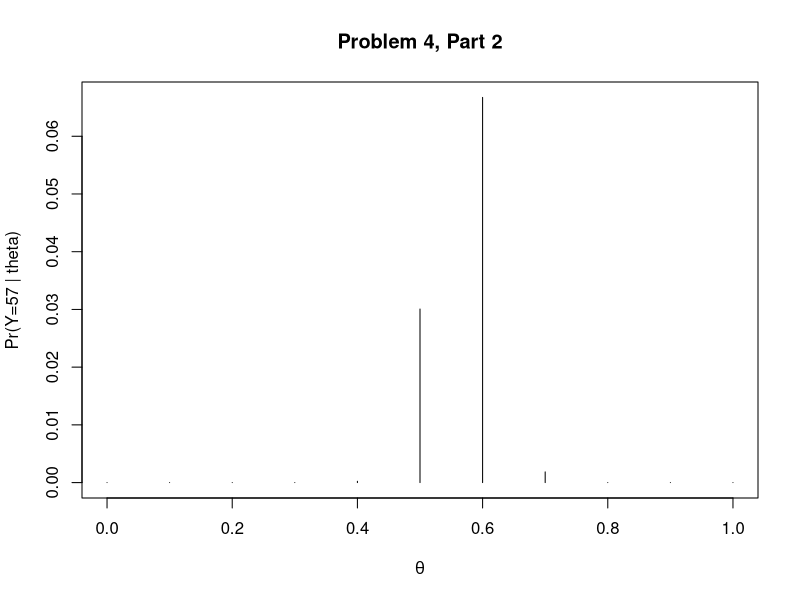
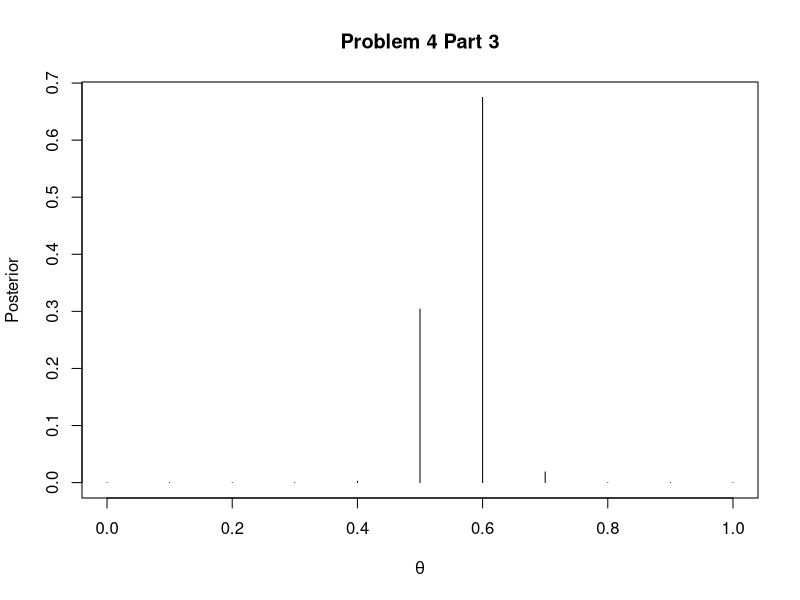
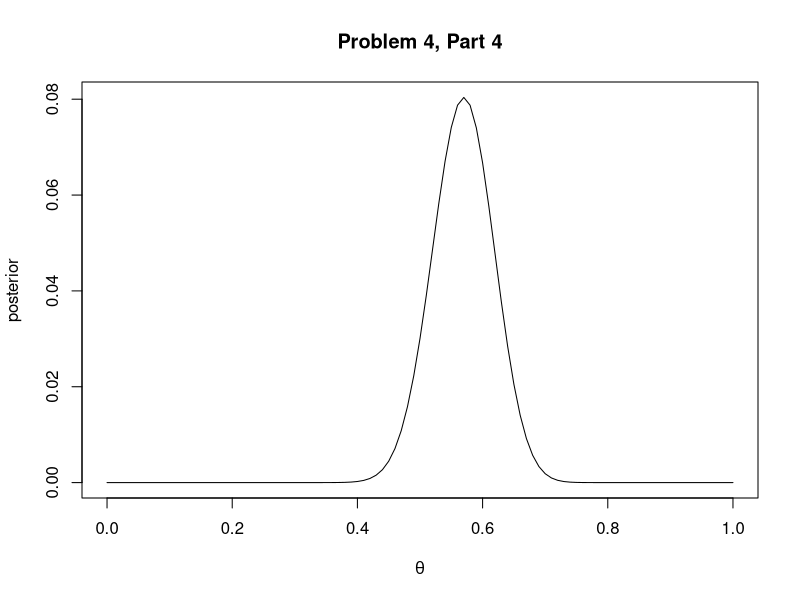
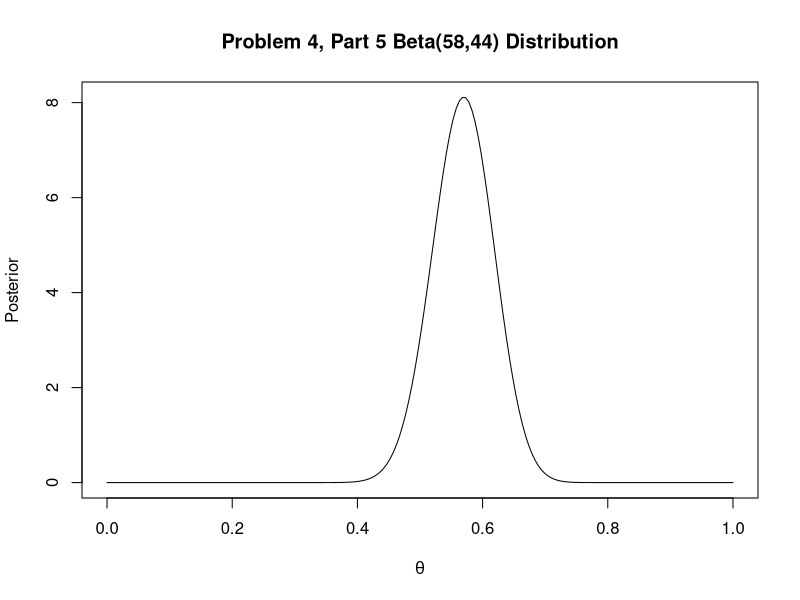
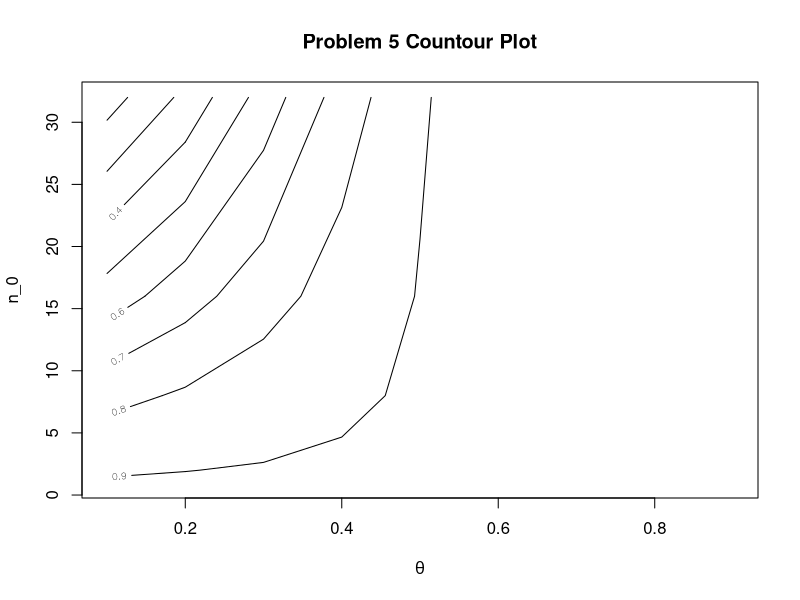

Write R code to recreate these figures, in order.
#Problem 4
#Part 2

theta<-c(0.0, 0.1, 0.2, 0.3, 0.4, 0.5, 0.6, 0.7, 0.8, 0.9, 1.0)
Y<-rep(1,11)
for(i in 1:11)
  Y[i]<-choose(100,57)*(theta[i]^57)*(1-theta[i])^43
print(Y)

plot(theta, Y, type = "h", main = "Problem 4, Part 2", xlab = expression(paste(theta)), 
     ylab="Pr(Y=57 | theta)")

#Part 3

x<-rep(1,11)
x1<-rep(1,11)
for(i in 1:11)
  x[i]<-(choose(100,57)*(theta[i]^57)*(1-theta[i])^43)*(1/11)
NormConstant<-1/(sum(x))
x1<-x*NormConstant
print(x1)

plot(theta, x1, type = "h", main = "Problem 4 Part 3", xlab = expression(paste(theta)),
     ylab = "Posterior")

#Part 4
f<-curve(choose(100,57)*x^57*((1-x)^43), from = 0, to = 1, main = "Problem 4, Part 4", 
         xlab = expression(paste(theta)), ylab = "posterior")

#Part 5
v<-seq(0, 1, length = 200)
z<-dbeta(v, 58, 44)
plot(v, z, type = "l", main = "Problem 4, Part 5 Beta(58,44) Distribution",
     xlab = expression(paste(theta)), ylab = "Posterior")


#Problem 5
theta_0<-c(0.1, 0.2, 0.3, 0.4, 0.5, 0.6, 0.7, 0.8, 0.9) 
n_0<-c(1,2,8,16,32)

a<-matrix(0L, nrow =length(theta_0), ncol =length(n_0)) 
b<-matrix(0L, nrow =length(theta_0), ncol =length(n_0)) 
for (i in 1:length(theta_0)) 
{for (j in 1:length(n_0)) 
{a[i,j]=theta_0[i]*n_0[j] 
b[i,j]=(1-theta_0[i])*n_0[j] 
} 
}
Pr<-matrix(0L, nrow =length(theta_0), ncol =length(n_0)) 
for (i in 1:length(theta_0))
{for (j in 1:length(n_0))
{ 
  f <- function(x) 
    {choose(100,57)*(x^57)*((1- x)^43)*(gamma(a[i,j]+b[i,j])/(gamma(a[i,j])*gamma(b[i,j])))*(x^(a[ i,j]-1))*(1-x)^(b[i,j]-1)} 
  bot<-integrate(f,0, 1, rel.tol=1e-10)$value 
  top<-integrate(f,0.5, 1, rel.tol=1e-10)$value 
  Pr[i,j]<-top/bot
  
} 
}
contour(theta_0, n_0, Pr,main = "Problem 5 Countour Plot", xlab=expression(paste(theta)), 
        ylab='n_0')